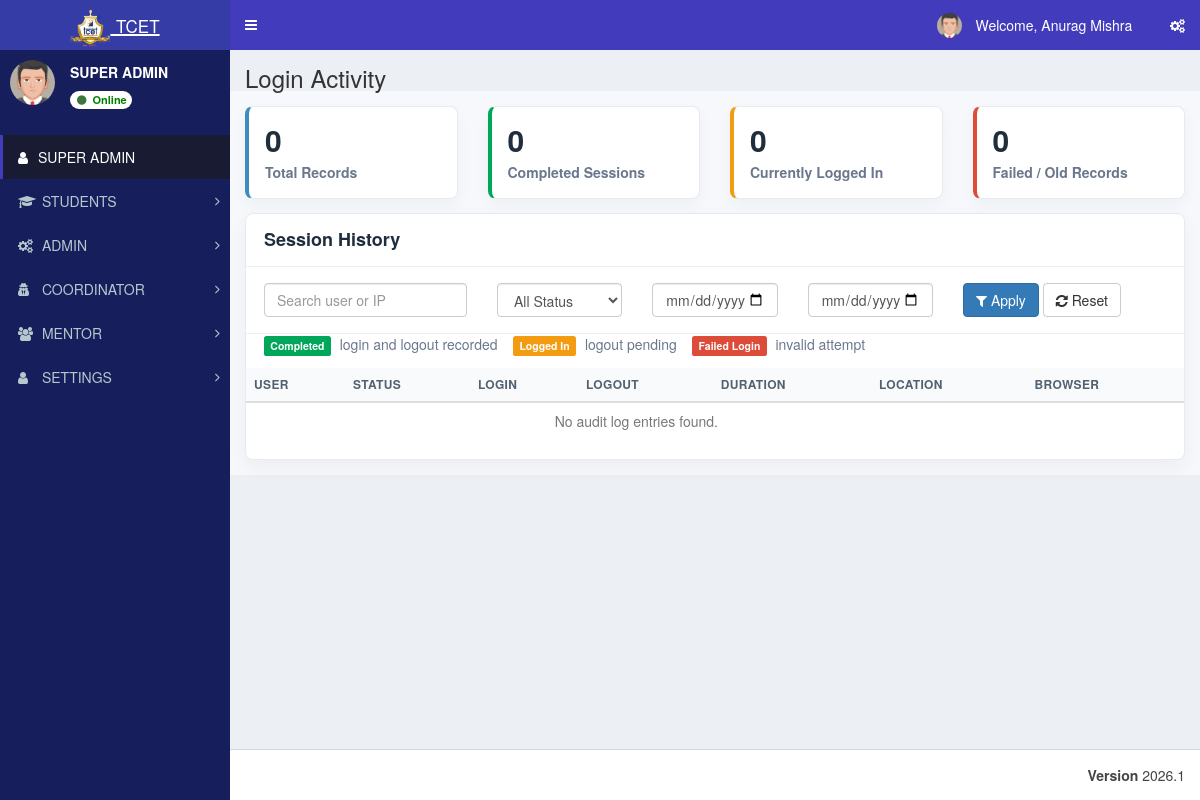
The page /admin/audit_log.php (signed in) on the database as committed earlier.
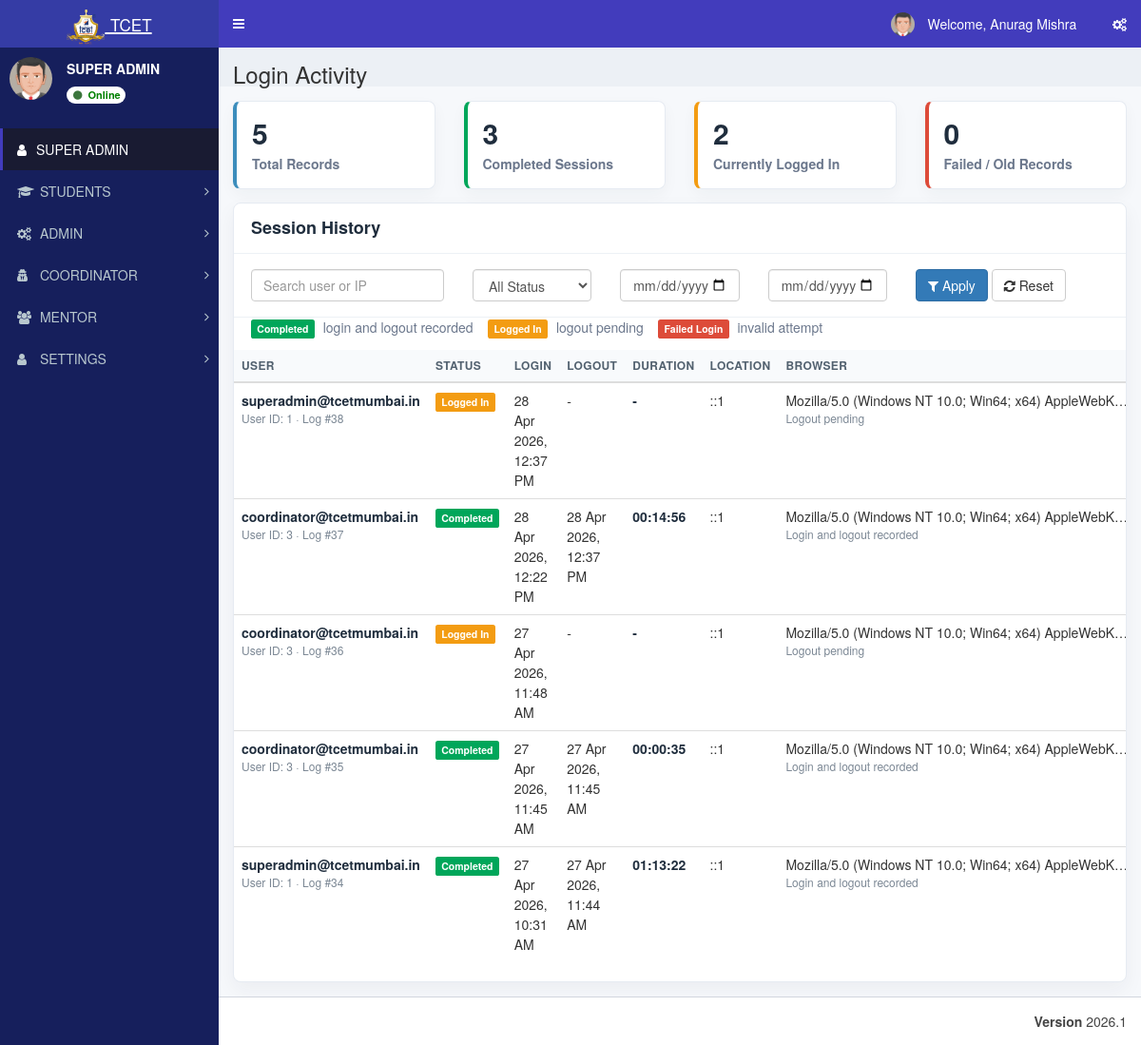
The same page on the database as committed later.
### tables this page shows
CREATE TABLE `st_user_master` (
  `user_id` int(11) NOT NULL,
  `user_name` varchar(150) NOT NULL,
  `email_id` varchar(200) NOT NULL,
  `phone_number` varchar(15) DEFAULT NULL,
  `department_id` int(11) NOT NULL,
  `role_id` int(11) NOT NULL,
  `student_id` int(11) NOT NULL
);

CREATE TABLE `st_role_master` (
  `role_id` int(11) NOT NULL,
  `role_name` varchar(100) NOT NULL
);

CREATE TABLE `st_menu_master` (
  `menu_id` int(11) NOT NULL,
  `menu_name` varchar(100) NOT NULL,
  `menu_icon` varchar(100) NOT NULL DEFAULT 'fa fa-folder'
);

CREATE TABLE `st_audit_log` (
  `audit_id` int(11) NOT NULL,
  `user_id` int(11) NOT NULL,
  `action_type` varchar(100) NOT NULL,
  `affected_table` varchar(100) DEFAULT NULL,
  `affected_record` int(11) DEFAULT NULL,
  `description` text DEFAULT NULL,
  `username` varchar(200) DEFAULT NULL,
  `ip_address` varchar(45) DEFAULT NULL,
  `browser_user_agent` text DEFAULT NULL,
  `session_duration_seconds` int(11) DEFAULT NULL,
  `logout_at` timestamp NULL DEFAULT NULL,
  `performed_at` timestamp NOT NULL DEFAULT current_timestamp()
);

### database/db_connect.php (called while the page is built, shortened)
<?php
class DBController
{
    public $host = "localhost";
    public $user = "root";
    public $password = "";
    public $database = "tcet_st";
    function __construct()
    {
        $this->conn = $this->connectDB();
    }
    function connectDB()
    {
      $conn = @mysqli_connect($this->host,$this->user,$this->password,$this->database);
      return $conn;
    }
}
?>

### admin/audit_log.php (the view, shortened to what the rows shown need)
<?php
require "header/header.php";
$db_handle->ensureAuditLogTable();
$auditSql = "SELECT a.audit_id, a.user_id, a.action_type, a.affected_table, a.affected_record, a.description, a.username, a.ip_address, a.browser_user_agent, a.session_duration_seconds, a.logout_at, a.performed_at FROM st_audit_log a";
$auditSql .= ' ORDER BY a.performed_at DESC, a.audit_id DESC LIMIT 500';
$auditLogs = array();
$auditStmt = mysqli_prepare($db_handle->conn, $auditSql);
if ($auditStmt) {
	mysqli_stmt_execute($auditStmt);
	$auditResult = mysqli_stmt_get_result($auditStmt);
	if ($auditResult) {
		while ($row = mysqli_fetch_assoc($auditResult)) {
			$auditLogs[] = $row;
		}
	}
}
function audit_format_datetime($value)
{
	$value = trim((string) $value);
	if ($value === '' || $value === '0000-00-00 00:00:00') {
		return '-';
	}
	$timestamp = strtotime($value);
	return $timestamp ? date('d M Y, h:i A', $timestamp) : $value;
}
function audit_session_status($logRow)
{
	$actionType = (string) ($logRow['action_type'] ?? '');
	$logoutAt = trim((string) ($logRow['logout_at'] ?? ''));
	if ($actionType === 'LOGIN_SUCCESS' && $logoutAt !== '') {
		return array('Completed', 'label-success', 'Login and logout recorded');
	}
	if ($actionType === 'LOGIN_SUCCESS') {
		return array('Logged In', 'label-warning', 'Logout pending');
	}
	return array($actionType, 'label-info', trim((string) ($logRow['description'] ?? '')));
}
?>
<div class="content-wrapper">
<section class="content-header">
	<h1>
		Login Activity
	</h1>
</section>
<section class="content audit-shell">
	<div class="audit-panel">
		<div class="table-responsive">
						<table class="table audit-table table-hover">
							<thead>
								<tr>
									<th>User</th>
									<th>Status</th>
									<th>Login</th>
									<th>Logout</th>
									<th>Duration</th>
									<th>Location</th>
									<th>Browser</th>
								</tr>
							</thead>
							<tbody>
								<?php if (!empty($auditLogs)) { ?>
									<?php foreach ($auditLogs as $logRow) { ?>
										<?php
										$statusData = audit_session_status($logRow);
										$statusText = $statusData[0];
										$statusClass = $statusData[1];
										$statusDetail = $statusData[2];
										$actionType = (string) ($logRow['action_type'] ?? '');
										$isLegacyLogout = $actionType === 'LOGOUT_SUCCESS';
										$loginTime = $isLegacyLogout ? '-' : audit_format_datetime($logRow['performed_at'] ?? '');
										$logoutTime = $isLegacyLogout ? audit_format_datetime($logRow['performed_at'] ?? '') : audit_format_datetime($logRow['logout_at'] ?? '');
										$browser = trim((string) ($logRow['browser_user_agent'] ?? ''));
										?>
										<tr>
											<td>
												<div class="audit-user"><?php echo htmlspecialchars(trim((string) ($logRow['username'] ?? '')) !== '' ? $logRow['username'] : 'User #' . (int) $logRow['user_id']); ?></div>
												<div class="audit-muted">User ID: <?php echo (int) $logRow['user_id']; ?> · Log #<?php echo (int) $logRow['audit_id']; ?></div>
											</td>
											<td><span class="label audit-status <?php echo htmlspecialchars($statusClass); ?>"><?php echo htmlspecialchars($statusText); ?></span></td>
											<td><div class="audit-time"><?php echo htmlspecialchars($loginTime); ?></div></td>
											<td><div class="audit-time"><?php echo htmlspecialchars($logoutTime); ?></div></td>
											<td class="audit-duration">
												<?php
												$duration = $logRow['session_duration_seconds'];
												echo $duration !== null ? gmdate('H:i:s', (int) $duration) : '-';
												?>
											</td>
											<td>
												<?php echo htmlspecialchars((string) ($logRow['ip_address'] ?? '-')); ?>
											</td>
											<td>
												<?php if ($browser !== '') { ?>
													<div class="audit-browser" title="<?php echo htmlspecialchars($browser); ?>"><?php echo htmlspecialchars($browser); ?></div>
													<div class="audit-muted"><?php echo htmlspecialchars($statusDetail); ?></div>
												<?php } else { ?>
													<span class="audit-muted"><?php echo htmlspecialchars($statusDetail); ?></span>
												<?php } ?>
											</td>
										</tr>
									<?php } ?>
								<?php } else { ?>
									<tr>
										<td colspan="6" class="text-center text-muted">No audit log entries found.</td>
									</tr>
								<?php } ?>
							</tbody>
						</table>
					</div>
	</div>
</section>
</div>
<?php require "header/footer.php"; ?>

### admin/header/header.php (shortened to what the rows shown need)
<?php
include_once("../database/db_connect.php");
$db_handle = new DBController();
$sessionLoginId = intval($_SESSION['user_login_id'] ?? $_SESSION['user_session'] ?? 0);
$username = '';
$userid = 0;
$usertype = 0;
$sql = "SELECT * FROM st_login WHERE login_id='" . $sessionLoginId . "' LIMIT 1";
$result = mysqli_query($db_handle->conn, $sql);
if ($result && $result->num_rows > 0) {
	$row = $result->fetch_assoc();
	$username = $row['username'];
	$userid = intval($row['user_id']);
	$usertype = intval($row['role_id']);
}
$name = $username;
$profileSql = "SELECT user_name FROM st_user_master WHERE user_id = $userid AND role_id = $usertype LIMIT 1";
$profileResult = mysqli_query($db_handle->conn, $profileSql);
if ($profileResult && ($profileRow = mysqli_fetch_assoc($profileResult))) {
	$profileName = trim((string)($profileRow['user_name'] ?? ''));
	if ($profileName !== '') {
		$name = $profileName;
	}
}
$sql = "SELECT role_name FROM st_role_master WHERE role_id = ? LIMIT 1";
$stmt = mysqli_prepare($db_handle->conn, $sql);
if ($stmt) {
	mysqli_stmt_bind_param($stmt, 'i', $usertype);
	mysqli_stmt_execute($stmt);
	$result = mysqli_stmt_get_result($stmt);
	if ($row = mysqli_fetch_assoc($result)) {
		$role_name = $row['role_name'];
	}
}
?>
<!DOCTYPE html>
<html>
<head>
	<link rel="stylesheet" href="bootstrap/css/bootstrap.min.css">
	<link rel="stylesheet" href="https://cdnjs.cloudflare.com/ajax/libs/font-awesome/4.5.0/css/font-awesome.min.css">
	<link rel="stylesheet" href="https://cdnjs.cloudflare.com/ajax/libs/ionicons/2.0.1/css/ionicons.min.css">
	<link rel="stylesheet" href="dist/css/AdminLTE.min.css">
	<link rel="stylesheet" href="dist/css/skins/_all-skins.min.css">
	<link rel="stylesheet" href="plugins/iCheck/flat/blue.css">
	<link rel="stylesheet" href="plugins/morris/morris.css">
	<link rel="stylesheet" href="plugins/jvectormap/jquery-jvectormap-1.2.2.css">
	<link rel="stylesheet" href="plugins/datepicker/datepicker3.css">
	<link rel="stylesheet" href="plugins/daterangepicker/daterangepicker.css">
	<link rel="stylesheet" href="plugins/bootstrap-wysihtml5/bootstrap3-wysihtml5.min.css">
</head>
<body class="hold-transition skin-blue sidebar-mini">
	<div class="wrapper">
		<header class="main-header">
			<nav class="navbar navbar-static-top">
				<div class="navbar-custom-menu">
					<ul class="nav navbar-nav">
						<li class="dropdown user user-menu">
							<a href="#" class="dropdown-toggle" data-toggle="dropdown">
								<img src="dist/img/user2-160x160.jpg" class="user-image" alt="User Image">
								<span class="hidden-xs">&nbsp;Welcome, <?php echo $name; ?> &nbsp;</span>
							</a>
						</li>
					</ul>
				</div>
			</nav>
		</header>
		<aside class="main-sidebar">
			<section class="sidebar">
				<div class="user-panel">
					<div class="pull-left info">
						<p><span><?php echo htmlspecialchars($role_name); ?></span></p>
					</div>
				</div>
				<br />
				<?php include "side_menu.php"; ?>
		</aside>

### admin/header/side_menu.php (shortened to what the rows shown need)
<?php
function sidebar_has_column($conn, $table, $column)
{
	$escapedColumn = mysqli_real_escape_string($conn, $column);
	$result = mysqli_query($conn, "SHOW COLUMNS FROM $table LIKE '$escapedColumn'");
	$exists = ($result && mysqli_num_rows($result) > 0);
	return $exists;
}
$menuHasIconColumn = sidebar_has_column($db_handle->conn, 'st_menu_master', 'menu_icon');
$subMenuHasIconColumn = sidebar_has_column($db_handle->conn, 'st_sub_menu_master', 'sub_menu_icon');
$subMenuHasRouteColumn = sidebar_has_column($db_handle->conn, 'st_sub_menu_master', 'sub_menu_route');
$menuTree = array();
$menuIconSelect = $menuHasIconColumn
	? "COALESCE(NULLIF(TRIM(m.menu_icon), ''), 'fa fa-folder') AS menu_icon"
	: "'fa fa-folder' AS menu_icon";
$subMenuRouteSelect = $subMenuHasRouteColumn
	? "COALESCE(NULLIF(TRIM(sm.sub_menu_route), ''), '#') AS sub_menu_route"
	: "'#' AS sub_menu_route";
$subMenuIconSelect = $subMenuHasIconColumn
	? "COALESCE(NULLIF(TRIM(sm.sub_menu_icon), ''), 'fa fa-angle-double-right') AS sub_menu_icon"
	: "'fa fa-angle-double-right' AS sub_menu_icon";
$menuSql = "SELECT m.menu_id, m.menu_name, $menuIconSelect
			FROM st_menu_master m
			WHERE (
				EXISTS (
					SELECT 1
					FROM st_menu_allocation_master mar
					WHERE mar.menu_id = m.menu_id
					  AND mar.role_id = ?
					  AND mar.sub_menu_id IS NULL
				)
				OR EXISTS (
					SELECT 1
					FROM st_menu_allocation_master maa
					WHERE maa.menu_id = m.menu_id
					  AND maa.role_id = ?
					  AND maa.sub_menu_id IS NOT NULL
				)
			)
			ORDER BY m.menu_id";
$menuStmt = mysqli_prepare($db_handle->conn, $menuSql);
if ($menuStmt) {
	mysqli_stmt_bind_param($menuStmt, 'ii', $usertype, $usertype);
	mysqli_stmt_execute($menuStmt);
	$menuResult = mysqli_stmt_get_result($menuStmt);
	while ($menuRow = mysqli_fetch_assoc($menuResult)) {
		$menuId = (int) $menuRow['menu_id'];
		$menuTree[$menuId] = array(
			'menu_name' => $menuRow['menu_name'],
			'menu_icon' => $menuRow['menu_icon'],
			'submenus' => array()
		);
		$subSql = "SELECT sm.sub_menu_id, sm.sub_menu_name, $subMenuRouteSelect, $subMenuIconSelect
				   FROM st_sub_menu_master sm
				   WHERE sm.menu_id = ?
				   AND (
					   EXISTS (
						   SELECT 1
						   FROM st_menu_allocation_master mar
						   WHERE mar.sub_menu_id = sm.sub_menu_id
							 AND mar.role_id = ?
					   )
				   )
				   ORDER BY sm.sort_order ASC, sm.sub_menu_id ASC";
		$subStmt = mysqli_prepare($db_handle->conn, $subSql);
		if ($subStmt) {
			mysqli_stmt_bind_param($subStmt, 'ii', $menuId, $usertype);
			mysqli_stmt_execute($subStmt);
			$subResult = mysqli_stmt_get_result($subStmt);
			while ($subRow = mysqli_fetch_assoc($subResult)) {
				$menuTree[$menuId]['submenus'][] = $subRow;
			}
		}
	}
}
?>
<ul class="sidebar-menu" id="sidebar-dynamic-menu">
<li class="active"><a href="index.php"><i class="fa fa-user"></i><span><?php echo htmlspecialchars($role_name); ?></span></a></li>
<?php foreach ($menuTree as $menuId => $menuData) {
	$menuName = trim((string) $menuData['menu_name']);
	$menuIcon = trim((string) $menuData['menu_icon']);
?>
<li class="treeview" data-menu-id="<?php echo $menuId; ?>" id="sidebar-menu-<?php echo $menuId; ?>">
<a href="#">
<i class="<?php echo htmlspecialchars($menuIcon); ?>" aria-hidden="true"></i> <span><?php echo strtoupper(htmlspecialchars($menuName)); ?></span>
<span class="pull-right-container">
<i class="fa fa-angle-right pull-right"></i>
</span>
</a>
</li>
<?php } ?>
</ul>
</section>

Rows that differ between the two databases and show on the page:
added st_audit_log: username "superadmin@tcetmumbai.in", user "1", audit_id "38", statusText "Logged In", loginTime "28 Apr 2026, 12:37 PM", logoutTime "-", ip_address "::1", browser_user_agent "Mozilla/5.0 (Windows NT 10.0; Win64; x64) AppleWebK…", statusDetail "Logout pending"
added st_audit_log: username "coordinator@tcetmumbai.in", user "3", audit_id "37", statusText "Completed", loginTime "28 Apr 2026, 12:22 PM", logoutTime "28 Apr 2026, 12:37 PM", session_duration_seconds "00:14:56", ip_address "::1", browser_user_agent "Mozilla/5.0 (Windows NT 10.0; Win64; x64) AppleWebK…", statusDetail "Login and logout recorded"
added st_audit_log: username "coordinator@tcetmumbai.in", user "3", audit_id "36", statusText "Logged In", loginTime "27 Apr 2026, 11:48 AM", logoutTime "-", ip_address "::1", browser_user_agent "Mozilla/5.0 (Windows NT 10.0; Win64; x64) AppleWebK…", statusDetail "Logout pending"
added st_audit_log: username "coordinator@tcetmumbai.in", user "3", audit_id "35", statusText "Completed", loginTime "27 Apr 2026, 11:45 AM", logoutTime "27 Apr 2026, 11:45 AM", session_duration_seconds "00:00:35", ip_address "::1", browser_user_agent "Mozilla/5.0 (Windows NT 10.0; Win64; x64) AppleWebK…", statusDetail "Login and logout recorded"
added st_audit_log: username "superadmin@tcetmumbai.in", user "1", audit_id "34", statusText "Completed", loginTime "27 Apr 2026, 10:31 AM", logoutTime "27 Apr 2026, 11:44 AM", session_duration_seconds "01:13:22", ip_address "::1", browser_user_agent "Mozilla/5.0 (Windows NT 10.0; Win64; x64) AppleWebK…", statusDetail "Login and logout recorded"
Other text that changed with them:
$totalCount: "0" → "5"
$logoutCount: "0" → "3"
$activeCount: "0" → "2"
text no longer shown: "No audit log entries found."
